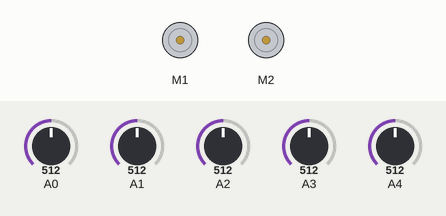
Simulated run of this sketch. Board: Arduino Uno, built with avr-gcc and run on an emulated ATmega328P. Parts: 2 × DC motor (green arrow = forward, orange = backward, longer = faster). Inputs (shaded band) come from the test bench; at power-on: A0 = 512, A2 = 512, A1 = 512, A3 = 512, A4 = 512. What the sketch prints to the serial monitor is not drawn.

Above: at 1.2 s.
1.3 s: A0 set to 466
2.8 s: A0 set to 443
At 4.1 s:
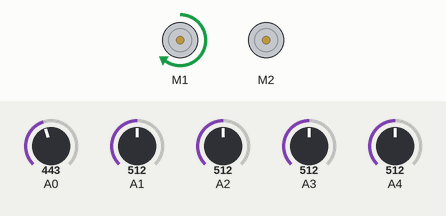
4.4 s: A2 set to 344
7.4 s: A2 set to 318
At 8.6 s:
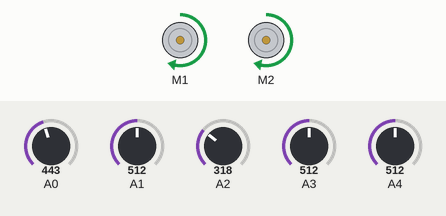
8.9 s: A1 set to 394
11.9 s: A1 set to 375
Timing chart, 0 to 14.6 s (numbered marks = the images above; inputs shaded):
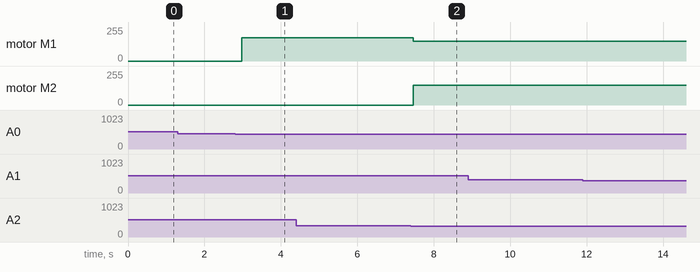

Measured:
- the behaviour switches between 457 and 456 on A0 (found by bisection; images 0 and 1)
- the behaviour switches between 336 and 335 on A2 (found by bisection; images 1 and 2)
- after the input at 1.3 s, every drawn part: stays the same
- after the input at 2.8 s, motor M1: stopped → forward 175/255 after 0.17 s
- after the input at 4.4 s, every drawn part: stays the same
- after the input at 7.4 s, motor M1: forward 175/255 → forward 150/255 after 0.06 s; motor M2: stopped → forward 150/255 after 0.06 s
- after the input at 8.9 s, every drawn part: stays the same
- after the input at 11.9 s, every drawn part: stays the same

The sketch:

lineFollower.ino
```cpp
#include <AFMotor.h>


#define SENSOR_L 4
#define SENSOR_LM 3
#define SENSOR_M 2
#define SENSOR_RM 1
#define SENSOR_R 0

AF_DCMotor motor_l(1);
AF_DCMotor motor_r(2);

int sensor[5];
int adj[5];
int s_min[5];
int s_max[5];

int speed_value = 150;

//Following threshold needs to be adjust according to ambinent light intensity
int lower_threshold = 80;
int threshold = 128;
int upper_threshold = 200;

void setup() {
  Serial.begin(9600);

  motor_l.setSpeed(255);
  motor_l.run(RELEASE);
  motor_r.setSpeed(255);
  motor_r.run(RELEASE);

  for( int i=0; i<5; i++){
    // init min & max to make sure they could be updated
    s_min[i] = 255;
    s_max[i] = 0;
  }
}

void updateSensors(){
  for(int idx = 0; idx<5; idx++){
    sensor[idx] = analogRead(idx);

    //update the min & max value
    if( sensor[idx] > s_max[idx]) {
      s_max[idx] = sensor[idx];
    }

    if(sensor[idx] < s_min[idx]){
      s_min[idx] = sensor[idx];
    }

    adj[idx] = map( sensor[idx], s_min[idx], s_max[idx], 0, 255);
    adj[idx] = constrain( adj[idx], 0, 255);

    delay(3);
  }
}


void loop() {

  updateSensors();

  if( adj[SENSOR_M] < lower_threshold ){
    if( adj[SENSOR_LM] > threshold && adj[SENSOR_RM] > threshold ){
      Serial.println( "Move forward");

      motor_l.run( FORWARD );
      motor_l.setSpeed( speed_value );

      motor_r.run( FORWARD );
      motor_r.setSpeed( speed_value );
    } else if( adj[SENSOR_L] < lower_threshold) {
      if(adj[SENSOR_LM] < lower_threshold) {
        if(adj[SENSOR_M ] < lower_threshold) {
          if(adj[SENSOR_RM] <  lower_threshold){
            if(adj[SENSOR_R] < lower_threshold ) {
              Serial.println("Stop at the black block");

              motor_l.run(RELEASE);
              motor_r.run(RELEASE);
            }
          }
        }
      }
    } else {
      Serial.println("Do Nothing");
    }
  } else {
    if( adj[SENSOR_L] < upper_threshold && adj[SENSOR_R] > upper_threshold ){
      Serial.println("Turn left sharp");
      motor_l.run(RELEASE);
      motor_l.setSpeed(0);

      motor_r.run(FORWARD);
      motor_r.setSpeed( speed_value+25);

    } else if( adj[SENSOR_L] > upper_threshold && adj[SENSOR_R] < upper_threshold ){
      Serial.println("Turn right sharp");

      motor_l.run(FORWARD);
      motor_l.setSpeed(speed_value + 25);

      motor_r.run(RELEASE);
      motor_r.setSpeed( 0);
    } else if( adj[SENSOR_LM] < upper_threshold && adj[SENSOR_RM] > upper_threshold ){
      Serial.println("Turn left");

      motor_l.run(RELEASE);
      motor_l.setSpeed(0);

      motor_r.run(FORWARD);
      motor_r.setSpeed( speed_value-25);
    } else if( adj[SENSOR_LM] > upper_threshold && adj[SENSOR_RM] < upper_threshold ){
      Serial.println("Turn right");

      motor_l.run(FORWARD);
      motor_l.setSpeed(speed_value-25);

      motor_r.run(RELEASE);
      motor_r.setSpeed( 0);
    }
    else
    {
      Serial.println("Do nothing 11");
    }
  }


  for( int idx = 0; idx<5; idx++){
    Serial.print( "Sensor");
    Serial.print( idx );
    Serial.print( ": ");
    Serial.print( sensor[idx] );
    Serial.print( " - " );
    Serial.print("Adj");
    Serial.print(idx);
    Serial.print( ": " );
    Serial.print( adj[idx] );
    Serial.print( " - " );
  }
  Serial.println();

}
```
